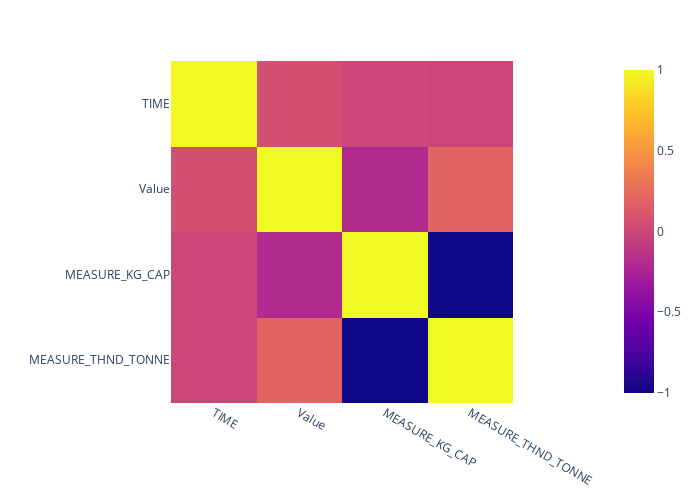

Notebook code cell kept with this figure:
### Code cell
# visualize the cor-relations between the columns in the dataset
fig = px.imshow(df.corr())
fig.update_layout(height =500,width =700)
fig.show()

### Figure 1 — Plotly figure (JSON) as saved in the notebook; plotly's stock layout.template omitted (floating-point values rounded to 4 significant figures)
{"data": [{"coloraxis": "coloraxis", "hovertemplate": "x: %{x}<br>y: %{y}<br>color: %{z}<extra></extra>", "name": "0", "type": "heatmap", "x": ["TIME", "Value", "MEASURE_KG_CAP", "MEASURE_THND_TONNE"], "xaxis": "x", "y": ["TIME", "Value", "MEASURE_KG_CAP", "MEASURE_THND_TONNE"], "yaxis": "y", "z": [[1, 0.05387, 0.003709, -0.003709], [0.05387, 1, -0.1928, 0.1928], [0.003709, -0.1928, 1, -1], [-0.003709, 0.1928, -1, 1]]}], "layout": {"coloraxis": {"colorscale": [[0, "#0d0887"], [0.1111, "#46039f"], [0.2222, "#7201a8"], [0.3333, "#9c179e"], [0.4444, "#bd3786"], [0.5556, "#d8576b"], [0.6667, "#ed7953"], [0.7778, "#fb9f3a"], [0.8889, "#fdca26"], [1, "#f0f921"]]}, "height": 500, "margin": {"t": 60}, "width": 700, "xaxis": {"anchor": "y", "constrain": "domain", "domain": [0, 1], "scaleanchor": "y"}, "yaxis": {"anchor": "x", "autorange": "reversed", "constrain": "domain", "domain": [0, 1]}}}
